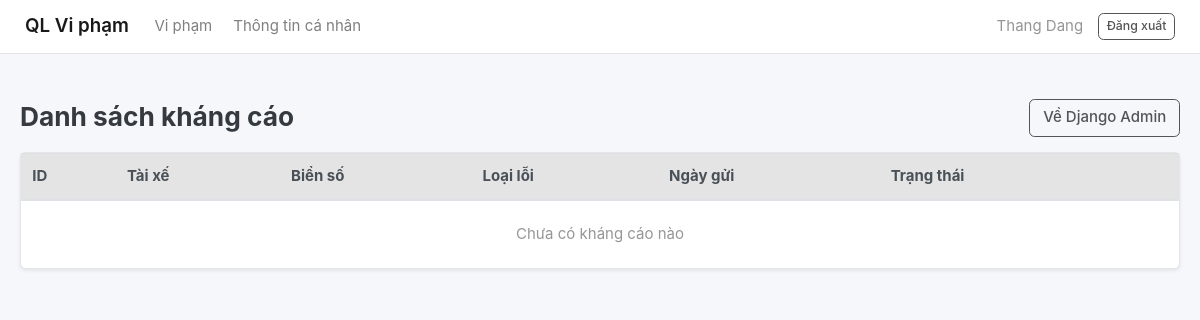
The page /violations/admin/appeals/ (signed in) on the database as committed earlier.
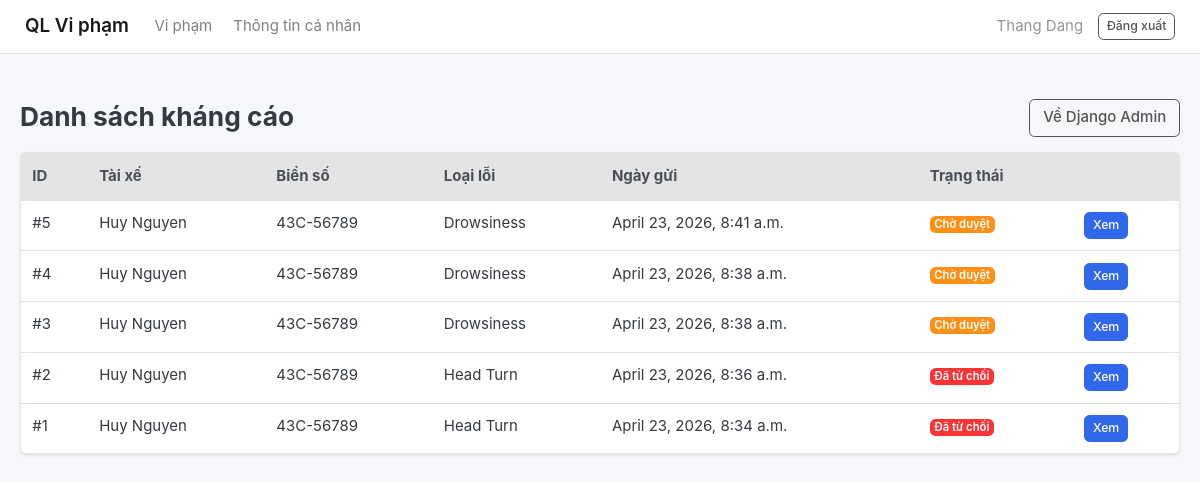
The same page on the database as committed later.
### violations/models.py (models this page shows, shortened)
class ViolationAppeal(models.Model):
    violation = models.OneToOneField(
        Violation,
        on_delete=models.CASCADE,
        related_name='appeal'
    )
    driver = models.ForeignKey(Account, on_delete=models.CASCADE)
    reason = models.TextField()
    status = models.CharField(
        max_length=20,
        choices=[
            ('pending', 'Pending'),
            ('approved', 'Approved'),
            ('rejected', 'Rejected'),
        ],
        default='pending'
    )
    admin_note = models.TextField(null=True, blank=True)
    created_at = models.DateTimeField(auto_now_add=True)
    reviewed_at = models.DateTimeField(null=True, blank=True, auto_now=True)

class Violation(models.Model):
    STATUS_CHOICES = [
        ('pending', 'Pending'),
        ('confirmed', 'Confirmed'),
        ('dismissed', 'Dismissed'),
        ('appealed', 'Appealed'),
    ]
    category = models.ForeignKey(Category, on_delete=models.CASCADE)
    reporter = models.ForeignKey(Account, on_delete=models.CASCADE)
    vehicle = models.ForeignKey(Vehicle, on_delete=models.CASCADE)
    title = models.CharField(max_length=200, default="Violation Report")
    description = models.TextField()
    reported_at = models.DateTimeField(auto_now_add=True)
    image = models.ImageField(upload_to='violations/', null=True, blank=True)
    video = models.FileField(upload_to='violations/videos/', null=True, blank=True)
    viewed = models.BooleanField(default=False)
    status = models.CharField(max_length=20, choices=STATUS_CHOICES, default='pending')
    class Meta:
        verbose_name = "Violation"
        verbose_name_plural = "Violations"
        ordering = ['-reported_at']

### accounts/models.py (models this page shows, shortened)
class Account(AbstractBaseUser):
    first_name = models.CharField(max_length=50)
    last_name = models.CharField(max_length=50)
    username = models.CharField(max_length=50, unique=True)
    email = models.EmailField(max_length=100, unique=True)
    phone_number = models.CharField(max_length=15, blank=True)
    card_uid = models.CharField(max_length=50, unique=True, null=True, blank=True)
    date_joined = models.DateTimeField(auto_now_add=True)
    last_login = models.DateTimeField(auto_now=True)
    is_admin = models.BooleanField(default=False)
    is_staff = models.BooleanField(default=False)
    is_active = models.BooleanField(default=True)
    is_superadmin = models.BooleanField(default=False)
    USERNAME_FIELD = 'email'
    REQUIRED_FIELDS = ['username', 'first_name', 'last_name']
    objects = MyAccountManager()
    def get_full_name(self):
        return f"{self.first_name} {self.last_name}"

### vehicles/models.py (models this page shows, shortened)
class Vehicle(models.Model):
    license_plate = models.CharField(max_length=20, unique=True)
    model = models.CharField(max_length=100)
    registration_date = models.DateField()

### categories/models.py (models this page shows, shortened)
class Category(models.Model):
    name = models.CharField(max_length=100)
    description = models.TextField(blank=True, null=True)
    severality_level = models.IntegerField(default=1)
    is_active = models.BooleanField(default=True)
    created_at = models.DateTimeField(auto_now_add=True)
    class Meta:
        verbose_name = "Category"
        verbose_name_plural = "Categories"
        ordering = ['name']

### violations/views.py (the view)
# urls.py: path("admin/appeals/", views.appeal_review_list, name="appeal_review_list"),
@staff_member_required
def appeal_review_list(request):
    appeals = ViolationAppeal.objects.select_related(
        "violation",
        "driver",
        "violation__category",
        "violation__vehicle",
        "violation__reporter",
    ).order_by("-created_at")
    context = {
        "appeals": appeals,
    }
    return render(request, "admin_appeal_list.html", context)

### categories/context_processors.py (called while the page is built)
def menu_links(request):
    links = Category.objects.all()
    return dict(links=links)

### templates/admin_appeal_list.html (shortened to what this page needs)
{% extends "base.html" %} {% block content %}
<div class="container py-4">
  <div class="d-flex justify-content-between align-items-center mb-3">
    <h3 class="mb-0">Danh sách kháng cáo</h3>
    <a href="/admin/" class="btn btn-outline-secondary">Về Django Admin</a>
  </div>
  <div class="card shadow-sm">
    <div class="card-body p-0">
      <div class="table-responsive">
        <table class="table table-hover mb-0">
          <thead class="thead-light">
            <tr>
              <th>ID</th>
              <th>Tài xế</th>
              <th>Biển số</th>
              <th>Loại lỗi</th>
              <th>Ngày gửi</th>
              <th>Trạng thái</th>
              <th></th>
            </tr>
          </thead>
          <tbody>
            {% for appeal in appeals %}
            <tr>
              <td>#{{ appeal.id }}</td>
              <td>{{ appeal.driver.get_full_name }}</td>
              <td>{{ appeal.violation.vehicle.license_plate }}</td>
              <td>{{ appeal.violation.category.name }}</td>
              <td>{{ appeal.created_at }}</td>
              <td>
                {% if appeal.status == "pending" %}
                <span class="badge badge-warning">Chờ duyệt</span>
                {% elif appeal.status == "approved" %}
                <span class="badge badge-success">Đã chấp nhận</span>
                {% else %}
                <span class="badge badge-danger">Đã từ chối</span>
                {% endif %}
              </td>
              <td>
                <a
                  href="{% url 'appeal_review_detail' appeal.id %}"
                  class="btn btn-sm btn-primary"
                >
                  Xem
                </a>
              </td>
            </tr>
            {% empty %}
            <tr>
              <td colspan="7" class="text-center text-muted py-4">
                Chưa có kháng cáo nào
              </td>
            </tr>
            {% endfor %}
          </tbody>
        </table>
      </div>
    </div>
  </div>
</div>
{% endblock %}

Rows that differ between the two databases and show on the page:
added ViolationAppeal: id "5", driver.get_full_name "Huy Nguyen", violation.vehicle.license_plate "43C-56789", violation.category.name "Drowsiness", created_at "April 23, 2026, 8:41 a.m.", status "Chờ duyệt"
added ViolationAppeal: id "4", driver.get_full_name "Huy Nguyen", violation.vehicle.license_plate "43C-56789", violation.category.name "Drowsiness", created_at "April 23, 2026, 8:38 a.m.", status "Chờ duyệt"
added ViolationAppeal: id "3", driver.get_full_name "Huy Nguyen", violation.vehicle.license_plate "43C-56789", violation.category.name "Drowsiness", created_at "April 23, 2026, 8:38 a.m.", status "Chờ duyệt"
added ViolationAppeal: id "2", driver.get_full_name "Huy Nguyen", violation.vehicle.license_plate "43C-56789", violation.category.name "Head Turn", created_at "April 23, 2026, 8:36 a.m.", status "Đã từ chối"
added ViolationAppeal: id "1", driver.get_full_name "Huy Nguyen", violation.vehicle.license_plate "43C-56789", violation.category.name "Head Turn", created_at "April 23, 2026, 8:34 a.m.", status "Đã từ chối"
Other text that changed with them:
text no longer shown: "Chưa có kháng cáo nào"
